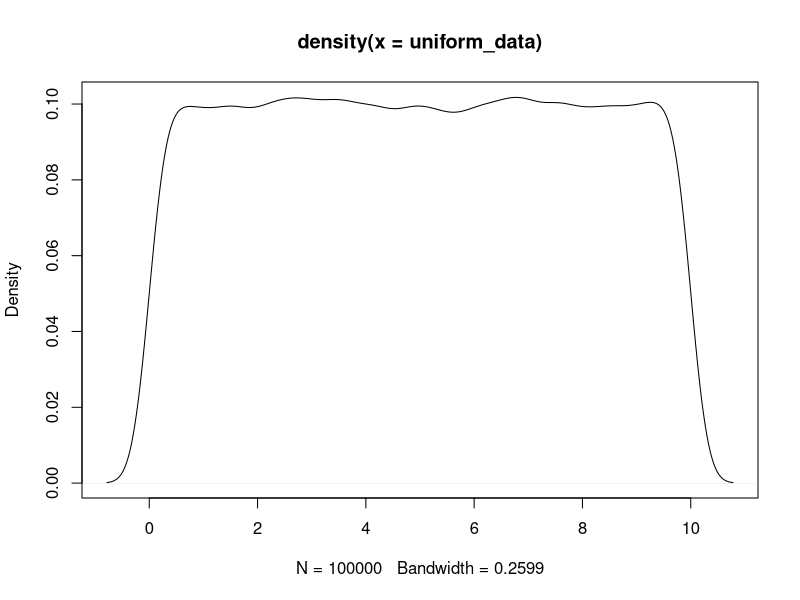
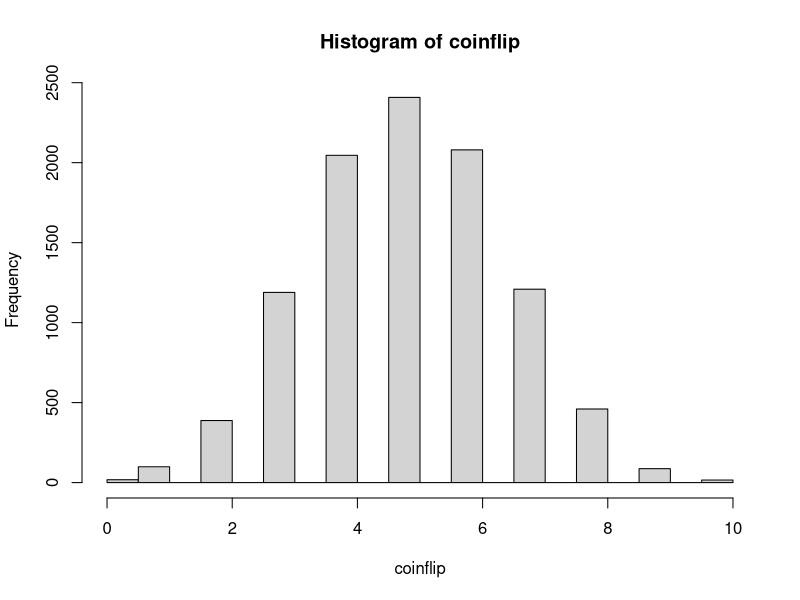

Write R code to recreate these figures, in order.
#uniform distribution
uniform_data=runif(100000,0,10)
plot(density(uniform_data))

#Key symbols to use r,p,q and d

punif(q=2.5,min=0,max=10)

#q will give the cut off value of a certain probability
qunif(p=0.4,min=0,max=10)

#d gives the density 
dunif(0,min=0,max=10)

#Setting the seed will help us to recompute the same random
#numbers over and over again.
set.seed(12)

#Normal distribution
normal_Data<-rnorm(100000,mean=0,sd=1)
pnorm(q=-1,mean=0,sd=1)

#Binomial distribution
coinflip<-rbinom(10000,10,0.5)
hist(coinflip)

#Geometric and exponential distribution
fairCoin<-rgeom(10000,0.5)+1
fairCoin

exponential_data<-rexp(n=100000,rate=1)
exponential_data

#Poisson Distribution
PoissonData<-rpois(n=10000,lambda = 1)
PoissonData
